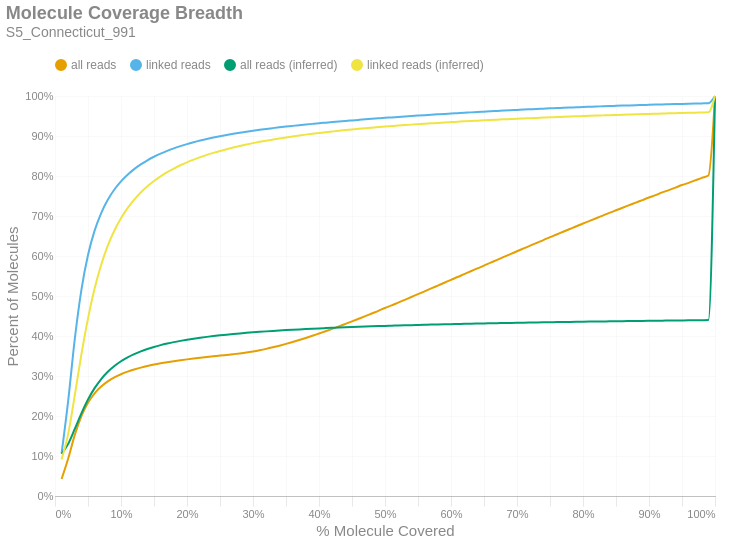

The cell this chart's notebook holds for it:
### Markdown cell above
### Molecule Read Coverage
This chart shows molecule coverage breadth as computed by the number of bases aligned to that molecule. In other words, "*how much of each unique long molecule is actually sequenced/aligned?*" Keep in mind there is a distinction between sequences and alignments, since some sequences belonging to a particular molecule may not align well and wouldn't appear in the alignment data. This chart also shows molecule coverage breadth as computed by the *inferred fragment* from which the aligned sequences originate. Unlike read coverage, this calculation takes into account the total insert size, including unsequenced gaps between the forward and reverse reads. Like the previous figures, these are cumulative percents.

### Code cell
if SKIPLR:
    print_html(f"Skipped")
else:
    binned_df = consolidated_hist(valids['coverage_bp'], mask, 0.01, True)
    binned_df_inf = consolidated_hist(valids['coverage_inserts'], mask, 0.01, True)
    binned_df = binned_df.with_columns(pl.lit(binned_df_inf['all reads (cumsum)']).alias('all reads (inferred)'))
    binned_df = binned_df.with_columns(pl.lit(binned_df_inf['linked reads (cumsum)']).alias('linked reads (inferred)'))
    binned_df = binned_df.with_columns(
        (pl.col('bin').cast(pl.Float64) + 0.01).alias('right_edge')
    )

    with SafeRender(binned_df):
        (
            density_plot(binned_df, 'Molecule Coverage Breadth', samplename, 'molcov', ['all reads (inferred)','linked reads (inferred)'])
            .encode(
                #x=alt.X('bin:Q', title="% Molecule Covered").axis(format = '%').scale(padding=0),
                x=alt.X('right_edge:Q', title="% Molecule Covered").axis(format='%').scale(padding=0),
                y=alt.Y('value:Q', title='Percent of Molecules')
                    .axis(format='%')
                    .stack(False)
                    .scale(domainMin=0, padding=0),
                color=alt.Color("key:N").scale(domain = ["all reads", "linked reads", "all reads (inferred)", "linked reads (inferred)"]),
                tooltip = [
                    alt.Tooltip("key:N", title = "Data Type"),
                    alt.Tooltip("range_label:N", title="% Molecule Covered"),
                    alt.Tooltip("value:Q", format = ".2%", title="% Molecules")
                ]
            )
        ).display()

### Figure 1 — Vega-Lite specification as saved in the notebook (floating-point values rounded to 4 significant figures)
{"width": "container", "height": 400, "config": {"title": {"anchor": "start", "dy": -15, "fontSize": 18, "color": "#888888", "subtitleColor": "#888888", "subtitleFontSize": 14}, "arc": {"fill": "#0072B2"}, "axis": {"domainColor": "#888888", "domainWidth": 0.5, "gridWidth": 0.2, "grid": false, "titleFontWeight": 400, "titleFontSize": 15, "labelFontSize": 11, "labelColor": "#888888", "tickColor": "#888888", "tickWidth": 0.2, "titleColor": "#888888"}, "axisBand": {"grid": false}, "axisX": {"grid": true, "tickSize": 10, "domainCap": "round"}, "axisY": {"domain": false, "grid": true, "tickSize": 0, "domainCap": "round"}, "background": "transparent", "header": {"labelFontSize": 15, "labelColor": "#888888", "titleFontSize": 15, "titleFontWeight": 600, "titleColor": "#888888"}, "legend": {"labelFont": "sans-serif", "labelFontSize": 12, "labelColor": "#888888", "symbolSize": 100, "symbolType": "circle", "titleFontSize": 12, "titlePadding": 10, "titleColor": "#888888", "title": null, "orient": "top"}, "range": {"category": ["#E69F00", "#56B4E9", "#009E73", "#F0E442", "#0072B2", "#D55E00", "#CC79A7", "#000000"], "diverging": ["#cfe8f3", "#a2d4ec", "#73bfe2", "#46abdb", "#1696d2", "#12719e"]}, "area": {"fill": "#0072B2", "fillOpacity": 0.7, "line": true, "strokeOpacity": 0.7}, "line": {"color": "#0072B2", "stroke": "#0072B2", "strokeWidth": 2}, "trail": {"color": "#0072B2", "stroke": "#0072B2", "strokeWidth": 0, "size": 1}, "point": {"filled": true, "fillOpacity": 1.0, "size": 95}, "text": {"color": "#888888", "fontSize": 11, "align": "right", "fontWeight": 400, "size": 11}, "bar": {"fill": "#0072B2", "stroke": null}, "view": {"stroke": null, "continuousWidth": 660, "continuousHeight": 400}}, "data": {"name": "data-808597a4011de6642fbe124a92d791ca"}, "mark": {"type": "line", "interpolate": "monotone", "point": {"opacity": 0, "size": 275}}, "encoding": {"color": {"field": "key", "scale": {"domain": ["all reads", "linked reads", "all reads (inferred)", "linked reads (inferred)"]}, "type": "nominal"}, "tooltip": [{"field": "key", "title": "Data Type", "type": "nominal"}, {"field": "range_label", "title": "% Molecule Covered", "type": "nominal"}, {"field": "value", "format": ".2%", "title": "% Molecules", "type": "quantitative"}], "x": {"axis": {"format": "%"}, "field": "right_edge", "scale": {"padding": 0}, "title": "% Molecule Covered", "type": "quantitative"}, "y": {"axis": {"format": "%"}, "field": "value", "scale": {"domainMin": 0, "padding": 0}, "stack": false, "title": "Percent of Molecules", "type": "quantitative"}}, "params": [{"name": "param_c36ac31b6afebe62", "select": {"type": "point", "fields": ["key"]}, "bind": "legend"}], "title": {"text": "Molecule Coverage Breadth", "subtitle": "S5_Connecticut_991"}, "transform": [{"fold": ["all reads (cumsum)", "linked reads (cumsum)", "all reads (inferred)", "linked reads (inferred)"]}, {"calculate": "replace(datum.key, ' (cumsum)', '')", "as": "key"}, {"filter": {"param": "param_c36ac31b6afebe62"}}], "usermeta": {"embedOptions": {"downloadFileName": "S5_Connecticut_991.molcov"}}, "$schema": "https://vega.github.io/schema/vega-lite/v6.1.0.json", "datasets": {"data-808597a4011de6642fbe124a92d791ca": [{"bin": "0.0", "interval": "0.0-0.01", "all reads": 0.04252, "linked reads": 0.1066, "all reads (cumsum)": 0.04252, "linked reads (cumsum)": 0.1066, "range_label": "0.0-0.01", "all reads (inferred)": 0.1054, "linked reads (inferred)": 0.09165, "right_edge": 0.01}, {"bin": "0.01", "interval": "0.01-0.02", "all reads": 0.05105, "linked reads": 0.1319, "all reads (cumsum)": 0.09357, "linked reads (cumsum)": 0.2385, "range_label": "0.01-0.02", "all reads (inferred)": 0.1303, "linked reads (inferred)": 0.1552, "right_edge": 0.02}, {"bin": "0.02", "interval": "0.02-0.03", "all reads": 0.05923, "linked reads": 0.1543, "all reads (cumsum)": 0.1528, "linked reads (cumsum)": 0.3928, "range_label": "0.02-0.03", "all reads (inferred)": 0.1677, "linked reads (inferred)": 0.2522, "right_edge": 0.03}, {"bin": "0.03", "interval": "0.03-0.04", "all reads": 0.04698, "linked reads": 0.1225, "all reads (cumsum)": 0.1998, "linked reads (cumsum)": 0.5153, "range_label": "0.03-0.04", "all reads (inferred)": 0.2067, "linked reads (inferred)": 0.3539, "right_edge": 0.04}, {"bin": "0.04", "interval": "0.04-0.05", "all reads": 0.03346, "linked reads": 0.08712, "all reads (cumsum)": 0.2332, "linked reads (cumsum)": 0.6024, "range_label": "0.04-0.05", "all reads (inferred)": 0.2412, "linked reads (inferred)": 0.4441, "right_edge": 0.05}, {"bin": "0.05", "interval": "0.05-0.06", "all reads": 0.02346, "linked reads": 0.06097, "all reads (cumsum)": 0.2567, "linked reads (cumsum)": 0.6634, "range_label": "0.05-0.06", "all reads (inferred)": 0.2696, "linked reads (inferred)": 0.5185, "right_edge": 0.06}, {"bin": "0.06", "interval": "0.06-0.07", "all reads": 0.01697, "linked reads": 0.04402, "all reads (cumsum)": 0.2737, "linked reads (cumsum)": 0.7074, "range_label": "0.06-0.07", "all reads (inferred)": 0.2925, "linked reads (inferred)": 0.5782, "right_edge": 0.07}, {"bin": "0.07", "interval": "0.07-0.08", "all reads": 0.01283, "linked reads": 0.03322, "all reads (cumsum)": 0.2865, "linked reads (cumsum)": 0.7406, "range_label": "0.07-0.08", "all reads (inferred)": 0.3107, "linked reads (inferred)": 0.6258, "right_edge": 0.08}, {"bin": "0.08", "interval": "0.08-0.09", "all reads": 0.00993, "linked reads": 0.02561, "all reads (cumsum)": 0.2964, "linked reads (cumsum)": 0.7663, "range_label": "0.08-0.09", "all reads (inferred)": 0.3251, "linked reads (inferred)": 0.6637, "right_edge": 0.09}, {"bin": "0.09", "interval": "0.09-0.1", "all reads": 0.007922, "linked reads": 0.02038, "all reads (cumsum)": 0.3044, "linked reads (cumsum)": 0.7866, "range_label": "0.09-0.1", "all reads (inferred)": 0.3369, "linked reads (inferred)": 0.6944, "right_edge": 0.1}, {"bin": "0.1", "interval": "0.1-0.11", "all reads": 0.006466, "linked reads": 0.01656, "all reads (cumsum)": 0.3108, "linked reads (cumsum)": 0.8032, "range_label": "0.1-0.11", "all reads (inferred)": 0.3466, "linked reads (inferred)": 0.7197, "right_edge": 0.11}, {"bin": "0.11", "interval": "0.11-0.12", "all reads": 0.005476, "linked reads": 0.014, "all reads (cumsum)": 0.3163, "linked reads (cumsum)": 0.8172, "range_label": "0.11-0.12", "all reads (inferred)": 0.3548, "linked reads (inferred)": 0.741, "right_edge": 0.12}, {"bin": "0.12", "interval": "0.12-0.13", "all reads": 0.004605, "linked reads": 0.01174, "all reads (cumsum)": 0.3209, "linked reads (cumsum)": 0.8289, "range_label": "0.12-0.13", "all reads (inferred)": 0.3617, "linked reads (inferred)": 0.7589, "right_edge": 0.13}, {"bin": "0.13", "interval": "0.13-0.14", "all reads": 0.004075, "linked reads": 0.01034, "all reads (cumsum)": 0.325, "linked reads (cumsum)": 0.8393, "range_label": "0.13-0.14", "all reads (inferred)": 0.3676, "linked reads (inferred)": 0.7743, "right_edge": 0.14}, {"bin": "0.14", "interval": "0.14-0.15", "all reads": 0.003516, "linked reads": 0.008871, "all reads (cumsum)": 0.3285, "linked reads (cumsum)": 0.8481, "range_label": "0.14-0.15", "all reads (inferred)": 0.3727, "linked reads (inferred)": 0.7876, "right_edge": 0.15}, {"bin": "0.15", "interval": "0.15-0.16", "all reads": 0.00312, "linked reads": 0.007771, "all reads (cumsum)": 0.3316, "linked reads (cumsum)": 0.8559, "range_label": "0.15-0.16", "all reads (inferred)": 0.3772, "linked reads (inferred)": 0.7992, "right_edge": 0.16}, {"bin": "0.16", "interval": "0.16-0.17", "all reads": 0.002794, "linked reads": 0.006887, "all reads (cumsum)": 0.3344, "linked reads (cumsum)": 0.8628, "range_label": "0.16-0.17", "all reads (inferred)": 0.3811, "linked reads (inferred)": 0.8095, "right_edge": 0.17}, {"bin": "0.17", "interval": "0.17-0.18", "all reads": 0.002562, "linked reads": 0.006174, "all reads (cumsum)": 0.337, "linked reads (cumsum)": 0.869, "range_label": "0.17-0.18", "all reads (inferred)": 0.3847, "linked reads (inferred)": 0.8187, "right_edge": 0.18}, {"bin": "0.18", "interval": "0.18-0.19", "all reads": 0.002385, "linked reads": 0.005643, "all reads (cumsum)": 0.3394, "linked reads (cumsum)": 0.8746, "range_label": "0.18-0.19", "all reads (inferred)": 0.3878, "linked reads (inferred)": 0.8268, "right_edge": 0.19}, {"bin": "0.19", "interval": "0.19-0.2", "all reads": 0.002208, "linked reads": 0.005086, "all reads (cumsum)": 0.3416, "linked reads (cumsum)": 0.8797, "range_label": "0.19-0.2", "all reads (inferred)": 0.3907, "linked reads (inferred)": 0.8343, "right_edge": 0.2}, {"bin": "0.2", "interval": "0.2-0.21", "all reads": 0.002044, "linked reads": 0.004593, "all reads (cumsum)": 0.3436, "linked reads (cumsum)": 0.8843, "range_label": "0.2-0.21", "all reads (inferred)": 0.3933, "linked reads (inferred)": 0.841, "right_edge": 0.21}, {"bin": "0.21", "interval": "0.21-0.22", "all reads": 0.00196, "linked reads": 0.004249, "all reads (cumsum)": 0.3456, "linked reads (cumsum)": 0.8885, "range_label": "0.21-0.22", "all reads (inferred)": 0.3957, "linked reads (inferred)": 0.8472, "right_edge": 0.22}, {"bin": "0.22", "interval": "0.22-0.23", "all reads": 0.00189, "linked reads": 0.003962, "all reads (cumsum)": 0.3475, "linked reads (cumsum)": 0.8925, "range_label": "0.22-0.23", "all reads (inferred)": 0.3978, "linked reads (inferred)": 0.8528, "right_edge": 0.23}, {"bin": "0.23", "interval": "0.23-0.24", "all reads": 0.00182, "linked reads": 0.003616, "all reads (cumsum)": 0.3493, "linked reads (cumsum)": 0.8961, "range_label": "0.23-0.24", "all reads (inferred)": 0.3998, "linked reads (inferred)": 0.8579, "right_edge": 0.24}, {"bin": "0.24", "interval": "0.24-0.25", "all reads": 0.001765, "linked reads": 0.003338, "all reads (cumsum)": 0.351, "linked reads (cumsum)": 0.8995, "range_label": "0.24-0.25", "all reads (inferred)": 0.4016, "linked reads (inferred)": 0.8627, "right_edge": 0.25}, {"bin": "0.25", "interval": "0.25-0.26", "all reads": 0.001748, "linked reads": 0.003135, "all reads (cumsum)": 0.3528, "linked reads (cumsum)": 0.9026, "range_label": "0.25-0.26", "all reads (inferred)": 0.4034, "linked reads (inferred)": 0.8671, "right_edge": 0.26}, {"bin": "0.26", "interval": "0.26-0.27", "all reads": 0.001749, "linked reads": 0.002895, "all reads (cumsum)": 0.3545, "linked reads (cumsum)": 0.9055, "range_label": "0.26-0.27", "all reads (inferred)": 0.4049, "linked reads (inferred)": 0.8712, "right_edge": 0.27}, {"bin": "0.27", "interval": "0.27-0.28", "all reads": 0.001881, "linked reads": 0.002685, "all reads (cumsum)": 0.3564, "linked reads (cumsum)": 0.9082, "range_label": "0.27-0.28", "all reads (inferred)": 0.4065, "linked reads (inferred)": 0.8751, "right_edge": 0.28}, {"bin": "0.28", "interval": "0.28-0.29", "all reads": 0.00219, "linked reads": 0.002562, "all reads (cumsum)": 0.3586, "linked reads (cumsum)": 0.9107, "range_label": "0.28-0.29", "all reads (inferred)": 0.4079, "linked reads (inferred)": 0.8788, "right_edge": 0.29}, {"bin": "0.29", "interval": "0.29-0.3", "all reads": 0.002663, "linked reads": 0.002408, "all reads (cumsum)": 0.3613, "linked reads (cumsum)": 0.9132, "range_label": "0.29-0.3", "all reads (inferred)": 0.4092, "linked reads (inferred)": 0.8822, "right_edge": 0.3}, {"bin": "0.3", "interval": "0.3-0.31", "all reads": 0.003084, "linked reads": 0.002288, "all reads (cumsum)": 0.3644, "linked reads (cumsum)": 0.9154, "range_label": "0.3-0.31", "all reads (inferred)": 0.4104, "linked reads (inferred)": 0.8854, "right_edge": 0.31}, {"bin": "0.31", "interval": "0.31-0.32", "all reads": 0.003486, "linked reads": 0.002195, "all reads (cumsum)": 0.3678, "linked reads (cumsum)": 0.9176, "range_label": "0.31-0.32", "all reads (inferred)": 0.4116, "linked reads (inferred)": 0.8883, "right_edge": 0.32}, {"bin": "0.32", "interval": "0.32-0.33", "all reads": 0.003871, "linked reads": 0.002046, "all reads (cumsum)": 0.3717, "linked reads (cumsum)": 0.9197, "range_label": "0.32-0.33", "all reads (inferred)": 0.4126, "linked reads (inferred)": 0.8911, "right_edge": 0.33}, {"bin": "0.33", "interval": "0.33-0.34", "all reads": 0.004135, "linked reads": 0.001976, "all reads (cumsum)": 0.3758, "linked reads (cumsum)": 0.9217, "range_label": "0.33-0.34", "all reads (inferred)": 0.4137, "linked reads (inferred)": 0.8938, "right_edge": 0.34}, {"bin": "0.34", "interval": "0.34-0.35", "all reads": 0.004446, "linked reads": 0.001887, "all reads (cumsum)": 0.3803, "linked reads (cumsum)": 0.9235, "range_label": "0.34-0.35", "all reads (inferred)": 0.4147, "linked reads (inferred)": 0.8964, "right_edge": 0.35}, {"bin": "0.35", "interval": "0.35-0.36", "all reads": 0.004671, "linked reads": 0.00176, "all reads (cumsum)": 0.385, "linked reads (cumsum)": 0.9253, "range_label": "0.35-0.36", "all reads (inferred)": 0.4156, "linked reads (inferred)": 0.8989, "right_edge": 0.36}, {"bin": "0.36", "interval": "0.36-0.37", "all reads": 0.004972, "linked reads": 0.001706, "all reads (cumsum)": 0.3899, "linked reads (cumsum)": 0.927, "range_label": "0.36-0.37", "all reads (inferred)": 0.4166, "linked reads (inferred)": 0.9012, "right_edge": 0.37}, {"bin": "0.37", "interval": "0.37-0.38", "all reads": 0.005214, "linked reads": 0.001669, "all reads (cumsum)": 0.3951, "linked reads (cumsum)": 0.9287, "range_label": "0.37-0.38", "all reads (inferred)": 0.4174, "linked reads (inferred)": 0.9034, "right_edge": 0.38}, {"bin": "0.38", "interval": "0.38-0.39", "all reads": 0.005415, "linked reads": 0.001642, "all reads (cumsum)": 0.4006, "linked reads (cumsum)": 0.9303, "range_label": "0.38-0.39", "all reads (inferred)": 0.4182, "linked reads (inferred)": 0.9055, "right_edge": 0.39}, {"bin": "0.39", "interval": "0.39-0.4", "all reads": 0.005737, "linked reads": 0.001609, "all reads (cumsum)": 0.4063, "linked reads (cumsum)": 0.9319, "range_label": "0.39-0.4", "all reads (inferred)": 0.419, "linked reads (inferred)": 0.9075, "right_edge": 0.4}, {"bin": "0.4", "interval": "0.4-0.41", "all reads": 0.005695, "linked reads": 0.001445, "all reads (cumsum)": 0.412, "linked reads (cumsum)": 0.9334, "range_label": "0.4-0.41", "all reads (inferred)": 0.4197, "linked reads (inferred)": 0.9094, "right_edge": 0.41}, {"bin": "0.41", "interval": "0.41-0.42", "all reads": 0.005903, "linked reads": 0.001458, "all reads (cumsum)": 0.4179, "linked reads (cumsum)": 0.9348, "range_label": "0.41-0.42", "all reads (inferred)": 0.4204, "linked reads (inferred)": 0.9112, "right_edge": 0.42}, {"bin": "0.42", "interval": "0.42-0.43", "all reads": 0.006106, "linked reads": 0.001371, "all reads (cumsum)": 0.424, "linked reads (cumsum)": 0.9362, "range_label": "0.42-0.43", "all reads (inferred)": 0.4211, "linked reads (inferred)": 0.913, "right_edge": 0.43}, {"bin": "0.43", "interval": "0.43-0.44", "all reads": 0.006275, "linked reads": 0.00142, "all reads (cumsum)": 0.4303, "linked reads (cumsum)": 0.9376, "range_label": "0.43-0.44", "all reads (inferred)": 0.4218, "linked reads (inferred)": 0.9148, "right_edge": 0.44}, {"bin": "0.44", "interval": "0.44-0.45", "all reads": 0.006318, "linked reads": 0.00133, "all reads (cumsum)": 0.4366, "linked reads (cumsum)": 0.939, "range_label": "0.44-0.45", "all reads (inferred)": 0.4225, "linked reads (inferred)": 0.9164, "right_edge": 0.45}, {"bin": "0.45", "interval": "0.45-0.46", "all reads": 0.006467, "linked reads": 0.001323, "all reads (cumsum)": 0.4431, "linked reads (cumsum)": 0.9403, "range_label": "0.45-0.46", "all reads (inferred)": 0.4231, "linked reads (inferred)": 0.918, "right_edge": 0.46}, {"bin": "0.46", "interval": "0.46-0.47", "all reads": 0.006516, "linked reads": 0.001305, "all reads (cumsum)": 0.4496, "linked reads (cumsum)": 0.9416, "range_label": "0.46-0.47", "all reads (inferred)": 0.4237, "linked reads (inferred)": 0.9195, "right_edge": 0.47}, {"bin": "0.47", "interval": "0.47-0.48", "all reads": 0.00671, "linked reads": 0.001269, "all reads (cumsum)": 0.4563, "linked reads (cumsum)": 0.9429, "range_label": "0.47-0.48", "all reads (inferred)": 0.4242, "linked reads (inferred)": 0.9209, "right_edge": 0.48}, {"bin": "0.48", "interval": "0.48-0.49", "all reads": 0.006509, "linked reads": 0.001248, "all reads (cumsum)": 0.4628, "linked reads (cumsum)": 0.9441, "range_label": "0.48-0.49", "all reads (inferred)": 0.4247, "linked reads (inferred)": 0.9222, "right_edge": 0.49}, {"bin": "0.49", "interval": "0.49-0.5", "all reads": 0.007296, "linked reads": 0.001237, "all reads (cumsum)": 0.4701, "linked reads (cumsum)": 0.9453, "range_label": "0.49-0.5", "all reads (inferred)": 0.4253, "linked reads (inferred)": 0.9236, "right_edge": 0.5}, {"bin": "0.5", "interval": "0.5-0.51", "all reads": 0.006347, "linked reads": 0.001124, "all reads (cumsum)": 0.4764, "linked reads (cumsum)": 0.9465, "range_label": "0.5-0.51", "all reads (inferred)": 0.4258, "linked reads (inferred)": 0.9248, "right_edge": 0.51}, {"bin": "0.51", "interval": "0.51-0.52", "all reads": 0.007126, "linked reads": 0.001169, "all reads (cumsum)": 0.4836, "linked reads (cumsum)": 0.9476, "range_label": "0.51-0.52", "all reads (inferred)": 0.4262, "linked reads (inferred)": 0.9261, "right_edge": 0.52}, {"bin": "0.52", "interval": "0.52-0.53", "all reads": 0.006903, "linked reads": 0.001139, "all reads (cumsum)": 0.4905, "linked reads (cumsum)": 0.9488, "range_label": "0.52-0.53", "all reads (inferred)": 0.4267, "linked reads (inferred)": 0.9273, "right_edge": 0.53}, {"bin": "0.53", "interval": "0.53-0.54", "all reads": 0.007105, "linked reads": 0.00112, "all reads (cumsum)": 0.4976, "linked reads (cumsum)": 0.9499, "range_label": "0.53-0.54", "all reads (inferred)": 0.4272, "linked reads (inferred)": 0.9284, "right_edge": 0.54}, {"bin": "0.54", "interval": "0.54-0.55", "all reads": 0.00696, "linked reads": 0.001098, "all reads (cumsum)": 0.5045, "linked reads (cumsum)": 0.951, "range_label": "0.54-0.55", "all reads (inferred)": 0.4276, "linked reads (inferred)": 0.9295, "right_edge": 0.55}, {"bin": "0.55", "interval": "0.55-0.56", "all reads": 0.007205, "linked reads": 0.001072, "all reads (cumsum)": 0.5117, "linked reads (cumsum)": 0.9521, "range_label": "0.55-0.56", "all reads (inferred)": 0.428, "linked reads (inferred)": 0.9306, "right_edge": 0.56}, {"bin": "0.56", "interval": "0.56-0.57", "all reads": 0.007187, "linked reads": 0.001053, "all reads (cumsum)": 0.5189, "linked reads (cumsum)": 0.9531, "range_label": "0.56-0.57", "all reads (inferred)": 0.4285, "linked reads (inferred)": 0.9317, "right_edge": 0.57}, {"bin": "0.57", "interval": "0.57-0.58", "all reads": 0.007108, "linked reads": 0.001063, "all reads (cumsum)": 0.526, "linked reads (cumsum)": 0.9542, "range_label": "0.57-0.58", "all reads (inferred)": 0.4289, "linked reads (inferred)": 0.9328, "right_edge": 0.58}, {"bin": "0.58", "interval": "0.58-0.59", "all reads": 0.007127, "linked reads": 0.001039, "all reads (cumsum)": 0.5332, "linked reads (cumsum)": 0.9552, "range_label": "0.58-0.59", "all reads (inferred)": 0.4293, "linked reads (inferred)": 0.9338, "right_edge": 0.59}, {"bin": "0.59", "interval": "0.59-0.6", "all reads": 0.007273, "linked reads": 0.0009729, "all reads (cumsum)": 0.5404, "linked reads (cumsum)": 0.9562, "range_label": "0.59-0.6", "all reads (inferred)": 0.4297, "linked reads (inferred)": 0.9347, "right_edge": 0.6}, {"bin": "0.6", "interval": "0.6-0.61", "all reads": 0.00696, "linked reads": 0.0009901, "all reads (cumsum)": 0.5474, "linked reads (cumsum)": 0.9572, "range_label": "0.6-0.61", "all reads (inferred)": 0.43, "linked reads (inferred)": 0.9357, "right_edge": 0.61}, {"bin": "0.61", "interval": "0.61-0.62", "all reads": 0.007313, "linked reads": 0.0009857, "all reads (cumsum)": 0.5547, "linked reads (cumsum)": 0.9582, "range_label": "0.61-0.62", "all reads (inferred)": 0.4304, "linked reads (inferred)": 0.9366, "right_edge": 0.62}, {"bin": "0.62", "interval": "0.62-0.63", "all reads": 0.007093, "linked reads": 0.000899, "all reads (cumsum)": 0.5618, "linked reads (cumsum)": 0.9591, "range_label": "0.62-0.63", "all reads (inferred)": 0.4308, "linked reads (inferred)": 0.9375, "right_edge": 0.63}, {"bin": "0.63", "interval": "0.63-0.64", "all reads": 0.007147, "linked reads": 0.0009522, "all reads (cumsum)": 0.569, "linked reads (cumsum)": 0.96, "range_label": "0.63-0.64", "all reads (inferred)": 0.4311, "linked reads (inferred)": 0.9383, "right_edge": 0.64}, {"bin": "0.64", "interval": "0.64-0.65", "all reads": 0.007065, "linked reads": 0.0009148, "all reads (cumsum)": 0.576, "linked reads (cumsum)": 0.9609, "range_label": "0.64-0.65", "all reads (inferred)": 0.4314, "linked reads (inferred)": 0.9392, "right_edge": 0.65}, {"bin": "0.65", "interval": "0.65-0.66", "all reads": 0.007448, "linked reads": 0.0009188, "all reads (cumsum)": 0.5835, "linked reads (cumsum)": 0.9618, "range_label": "0.65-0.66", "all reads (inferred)": 0.4318, "linked reads (inferred)": 0.94, "right_edge": 0.66}, {"bin": "0.66", "interval": "0.66-0.67", "all reads": 0.007018, "linked reads": 0.0008511, "all reads (cumsum)": 0.5905, "linked reads (cumsum)": 0.9627, "range_label": "0.66-0.67", "all reads (inferred)": 0.4321, "linked reads (inferred)": 0.9408, "right_edge": 0.67}, {"bin": "0.67", "interval": "0.67-0.68", "all reads": 0.007167, "linked reads": 0.0008682, "all reads (cumsum)": 0.5976, "linked reads (cumsum)": 0.9636, "range_label": "0.67-0.68", "all reads (inferred)": 0.4324, "linked reads (inferred)": 0.9416, "right_edge": 0.68}, {"bin": "0.68", "interval": "0.68-0.69", "all reads": 0.007025, "linked reads": 0.0008339, "all reads (cumsum)": 0.6047, "linked reads (cumsum)": 0.9644, "range_label": "0.68-0.69", "all reads (inferred)": 0.4327, "linked reads (inferred)": 0.9424, "right_edge": 0.69}, {"bin": "0.69", "interval": "0.69-0.7", "all reads": 0.007202, "linked reads": 0.000804, "all reads (cumsum)": 0.6119, "linked reads (cumsum)": 0.9652, "range_label": "0.69-0.7", "all reads (inferred)": 0.433, "linked reads (inferred)": 0.9431, "right_edge": 0.7}, {"bin": "0.7", "interval": "0.7-0.71", "all reads": 0.007005, "linked reads": 0.0008176, "all reads (cumsum)": 0.6189, "linked reads (cumsum)": 0.966, "range_label": "0.7-0.71", "all reads (inferred)": 0.4333, "linked reads (inferred)": 0.9438, "right_edge": 0.71}, {"bin": "0.71", "interval": "0.71-0.72", "all reads": 0.00698, "linked reads": 0.000782, "all reads (cumsum)": 0.6259, "linked reads (cumsum)": 0.9668, "range_label": "0.71-0.72", "all reads (inferred)": 0.4336, "linked reads (inferred)": 0.9445, "right_edge": 0.72}, {"bin": "0.72", "interval": "0.72-0.73", "all reads": 0.007061, "linked reads": 0.0007741, "all reads (cumsum)": 0.6329, "linked reads (cumsum)": 0.9676, "range_label": "0.72-0.73", "all reads (inferred)": 0.4339, "linked reads (inferred)": 0.9452, "right_edge": 0.73}, {"bin": "0.73", "interval": "0.73-0.74", "all reads": 0.006886, "linked reads": 0.0007464, "all reads (cumsum)": 0.6398, "linked reads (cumsum)": 0.9683, "range_label": "0.73-0.74", "all reads (inferred)": 0.4341, "linked reads (inferred)": 0.9459, "right_edge": 0.74}, {"bin": "0.74", "interval": "0.74-0.75", "all reads": 0.007312, "linked reads": 0.0007745, "all reads (cumsum)": 0.6471, "linked reads (cumsum)": 0.9691, "range_label": "0.74-0.75", "all reads (inferred)": 0.4344, "linked reads (inferred)": 0.9467, "right_edge": 0.75}, {"bin": "0.75", "interval": "0.75-0.76", "all reads": 0.006691, "linked reads": 0.0006712, "all reads (cumsum)": 0.6538, "linked reads (cumsum)": 0.9698, "range_label": "0.75-0.76", "all reads (inferred)": 0.4347, "linked reads (inferred)": 0.9473, "right_edge": 0.76}, {"bin": "0.76", "interval": "0.76-0.77", "all reads": 0.006916, "linked reads": 0.0006941, "all reads (cumsum)": 0.6607, "linked reads (cumsum)": 0.9705, "range_label": "0.76-0.77", "all reads (inferred)": 0.435, "linked reads (inferred)": 0.948, "right_edge": 0.77}, {"bin": "0.77", "interval": "0.77-0.78", "all reads": 0.006822, "linked reads": 0.0006791, "all reads (cumsum)": 0.6676, "linked reads (cumsum)": 0.9711, "range_label": "0.77-0.78", "all reads (inferred)": 0.4352, "linked reads (inferred)": 0.9486, "right_edge": 0.78}, {"bin": "0.78", "interval": "0.78-0.79", "all reads": 0.006723, "linked reads": 0.0006668, "all reads (cumsum)": 0.6743, "linked reads (cumsum)": 0.9718, "range_label": "0.78-0.79", "all reads (inferred)": 0.4355, "linked reads (inferred)": 0.9493, "right_edge": 0.79}, {"bin": "0.79", "interval": "0.79-0.8", "all reads": 0.007081, "linked reads": 0.0006791, "all reads (cumsum)": 0.6814, "linked reads (cumsum)": 0.9725, "range_label": "0.79-0.8", "all reads (inferred)": 0.4357, "linked reads (inferred)": 0.9499, "right_edge": 0.8}, {"bin": "0.8", "interval": "0.8-0.81", "all reads": 0.006439, "linked reads": 0.0006008, "all reads (cumsum)": 0.6878, "linked reads (cumsum)": 0.9731, "range_label": "0.8-0.81", "all reads (inferred)": 0.436, "linked reads (inferred)": 0.9504, "right_edge": 0.81}, {"bin": "0.81", "interval": "0.81-0.82", "all reads": 0.006575, "linked reads": 0.0006056, "all reads (cumsum)": 0.6944, "linked reads (cumsum)": 0.9737, "range_label": "0.81-0.82", "all reads (inferred)": 0.4362, "linked reads (inferred)": 0.951, "right_edge": 0.82}, {"bin": "0.82", "interval": "0.82-0.83", "all reads": 0.006734, "linked reads": 0.0005793, "all reads (cumsum)": 0.7011, "linked reads (cumsum)": 0.9743, "range_label": "0.82-0.83", "all reads (inferred)": 0.4364, "linked reads (inferred)": 0.9516, "right_edge": 0.83}, {"bin": "0.83", "interval": "0.83-0.84", "all reads": 0.00668, "linked reads": 0.0005757, "all reads (cumsum)": 0.7078, "linked reads (cumsum)": 0.9748, "range_label": "0.83-0.84", "all reads (inferred)": 0.4367, "linked reads (inferred)": 0.9521, "right_edge": 0.84}, {"bin": "0.84", "interval": "0.84-0.85", "all reads": 0.006454, "linked reads": 0.0005674, "all reads (cumsum)": 0.7142, "linked reads (cumsum)": 0.9754, "range_label": "0.84-0.85", "all reads (inferred)": 0.4369, "linked reads (inferred)": 0.9527, "right_edge": 0.85}, {"bin": "0.85", "interval": "0.85-0.86", "all reads": 0.006501, "linked reads": 0.0005551, "all reads (cumsum)": 0.7207, "linked reads (cumsum)": 0.976, "range_label": "0.85-0.86", "all reads (inferred)": 0.4371, "linked reads (inferred)": 0.9532, "right_edge": 0.86}, {"bin": "0.86", "interval": "0.86-0.87", "all reads": 0.006365, "linked reads": 0.0005384, "all reads (cumsum)": 0.7271, "linked reads (cumsum)": 0.9765, "range_label": "0.86-0.87", "all reads (inferred)": 0.4373, "linked reads (inferred)": 0.9537, "right_edge": 0.87}, {"bin": "0.87", "interval": "0.87-0.88", "all reads": 0.006482, "linked reads": 0.0005296, "all reads (cumsum)": 0.7336, "linked reads (cumsum)": 0.977, "range_label": "0.87-0.88", "all reads (inferred)": 0.4375, "linked reads (inferred)": 0.9542, "right_edge": 0.88}, {"bin": "0.88", "interval": "0.88-0.89", "all reads": 0.006253, "linked reads": 0.0004843, "all reads (cumsum)": 0.7398, "linked reads (cumsum)": 0.9775, "range_label": "0.88-0.89", "all reads (inferred)": 0.4377, "linked reads (inferred)": 0.9547, "right_edge": 0.89}, {"bin": "0.89", "interval": "0.89-0.9", "all reads": 0.006405, "linked reads": 0.0005071, "all reads (cumsum)": 0.7462, "linked reads (cumsum)": 0.978, "range_label": "0.89-0.9", "all reads (inferred)": 0.4379, "linked reads (inferred)": 0.9552, "right_edge": 0.9}, {"bin": "0.9", "interval": "0.9-0.91", "all reads": 0.005958, "linked reads": 0.0004565, "all reads (cumsum)": 0.7522, "linked reads (cumsum)": 0.9785, "range_label": "0.9-0.91", "all reads (inferred)": 0.4381, "linked reads (inferred)": 0.9556, "right_edge": 0.91}, {"bin": "0.91", "interval": "0.91-0.92", "all reads": 0.006785, "linked reads": 0.0004627, "all reads (cumsum)": 0.759, "linked reads (cumsum)": 0.979, "range_label": "0.91-0.92", "all reads (inferred)": 0.4383, "linked reads (inferred)": 0.9561, "right_edge": 0.92}, {"bin": "0.92", "interval": "0.92-0.93", "all reads": 0.005707, "linked reads": 0.000428, "all reads (cumsum)": 0.7647, "linked reads (cumsum)": 0.9794, "range_label": "0.92-0.93", "all reads (inferred)": 0.4385, "linked reads (inferred)": 0.9566, "right_edge": 0.93}, {"bin": "0.93", "interval": "0.93-0.94", "all reads": 0.006164, "linked reads": 0.000446, "all reads (cumsum)": 0.7709, "linked reads (cumsum)": 0.9798, "range_label": "0.93-0.94", "all reads (inferred)": 0.4387, "linked reads (inferred)": 0.9571, "right_edge": 0.94}, {"bin": "0.94", "interval": "0.94-0.95", "all reads": 0.006601, "linked reads": 0.000453, "all reads (cumsum)": 0.7775, "linked reads (cumsum)": 0.9803, "range_label": "0.94-0.95", "all reads (inferred)": 0.4389, "linked reads (inferred)": 0.9575, "right_edge": 0.95}, {"bin": "0.95", "interval": "0.95-0.96", "all reads": 0.005394, "linked reads": 0.0004165, "all reads (cumsum)": 0.7829, "linked reads (cumsum)": 0.9807, "range_label": "0.95-0.96", "all reads (inferred)": 0.4391, "linked reads (inferred)": 0.958, "right_edge": 0.96}, {"bin": "0.96", "interval": "0.96-0.97", "all reads": 0.006235, "linked reads": 0.0003945, "all reads (cumsum)": 0.7891, "linked reads (cumsum)": 0.9811, "range_label": "0.96-0.97", "all reads (inferred)": 0.4393, "linked reads (inferred)": 0.9584, "right_edge": 0.97}, {"bin": "0.97", "interval": "0.97-0.98", "all reads": 0.006274, "linked reads": 0.0003774, "all reads (cumsum)": 0.7954, "linked reads (cumsum)": 0.9815, "range_label": "0.97-0.98", "all reads (inferred)": 0.4395, "linked reads (inferred)": 0.9589, "right_edge": 0.98}, {"bin": "0.98", "interval": "0.98-0.99", "all reads": 0.005791, "linked reads": 0.000398, "all reads (cumsum)": 0.8012, "linked reads (cumsum)": 0.9819, "range_label": "0.98-0.99", "all reads (inferred)": 0.4398, "linked reads (inferred)": 0.9593, "right_edge": 0.99}, {"bin": "0.99", "interval": "0.99-1.0", "all reads": 0.1988, "linked reads": 0.01814, "all reads (cumsum)": 1.0, "linked reads (cumsum)": 1.0, "range_label": "0.99-1.0", "all reads (inferred)": 1.0, "linked reads (inferred)": 1.0, "right_edge": 1.0}]}}
